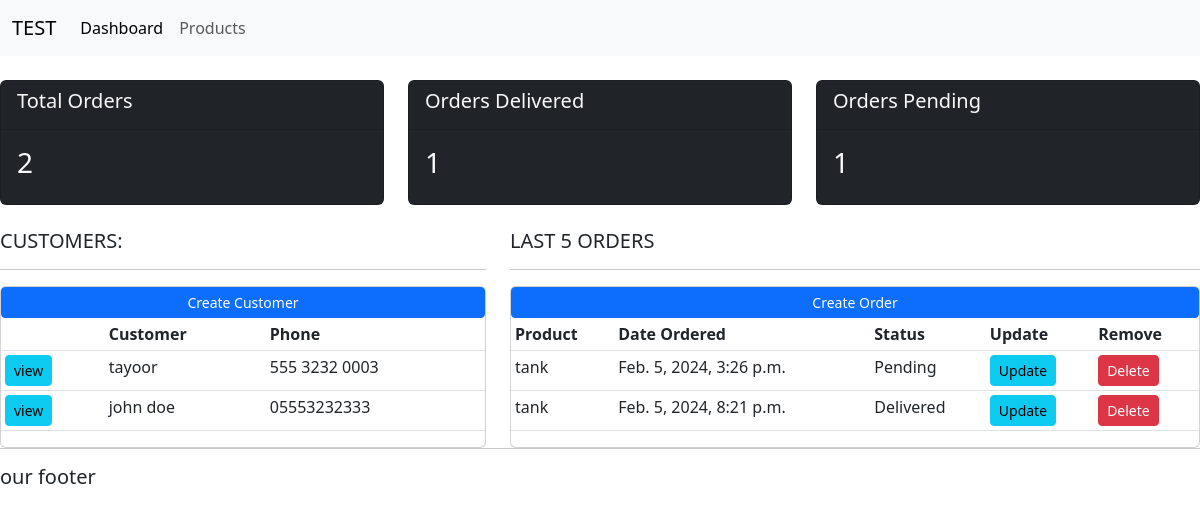
The app's page /, older data.
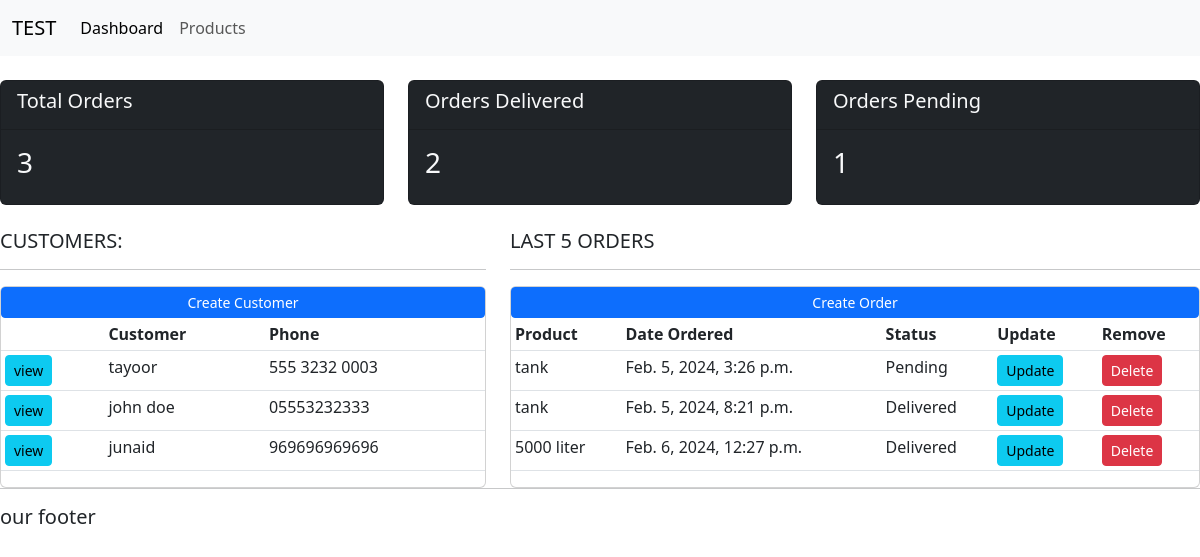
The same page, newer data.
### accounts/models.py (models this page shows, shortened)
class Customer(models.Model):
    name = models.CharField(max_length=200, null=True)
    phone = models.CharField(max_length=200, null=True)
    email = models.CharField(max_length=200, null=True)
    date_created = models.DateTimeField(auto_now_add=True, null=True)

class Order(models.Model):
    STATUS = (
        ('Pending', 'Pending'),
        ('Out for delivery', 'Out for delivery'),
        ('Delivered', 'Delivered')
    )
    customer = models.ForeignKey(Customer, null=True, on_delete= models.SET_NULL)
    product = models.ForeignKey(Product, null=True, on_delete= models.SET_NULL)
    date_created = models.DateTimeField(auto_now_add= True, null= True)
    status = models.CharField(max_length= 200 , null= True , choices= STATUS)
    tags = models.ManyToManyField(Tag)

class Product(models.Model):
    CATEGORY = (
        ('Indoor', ' Indoor'),
        ('Out Door', 'Out Door'),
    )
    name = models.CharField(max_length=200 , null= True)
    price = models.FloatField(null= True)
    category = models.CharField(max_length=200 , null= True , choices= CATEGORY)
    discription = models.CharField(max_length=200 , null= True , blank= True)
    date_created = models.DateTimeField(auto_now_add= True , null= True)
    tags = models.ManyToManyField(Tag)
    def __str__(self):
        return self.name

### accounts/views.py (the view)
# urls.py: path('', views.home, name="home"),  # homepage view function
def home(request):
    orders =  Order.objects.all()
    customers = Customer.objects.all()
    total_customers = customers.count()
    total_orders = orders.count()
    delivered = orders.filter(status ='Delivered').count()
    pending = orders.filter(status ='Pending').count()
    context = {'orders': orders,'customers': customers , 'total_orders': total_orders ,
               'delivered':delivered , 'pending':pending }
    return render(request, 'accounts/dashboard.html', context)

### accounts/templates/accounts/dashboard.html
{% extends 'accounts/main.html' %}
{% block content %}
{%  include 'accounts/status.html' %}
<br>
<div class="row">
    <div class="col-md-5">
        <h5>CUSTOMERS:</h5>
        <hr>
        <div class="card card body">
            <a class="btn btn-primary btn-sm btn-block" href="">Create Customer
            </a>
            <table class="table table-sm">
                <tr>
                    <th></th>
                    <th>Customer</th>
                    <th>Phone</th>
                </tr>
                {% for customer in customers %}
                <tr>
                    <td><a class="btn btn-sm btn-info" href="{% url 'customer' customer.id %}">view</a></td>
                    <td> {{customer.name}} </td>
                    <td>{{customer.phone}}</td>
                </tr>
                {% endfor %}
            </table>
        </div>
    </div>
    <div class="col-md-7">
        <h5>LAST 5 ORDERS</h5>
        <hr>
        <div class="card card body">
            <a class="btn btn-primary btn-sm btn-block" href="{% url 'create_order' %}">Create Order
            </a>
            <table class="table table-sm">
                <tr>
                    <th>Product</th>
                    <th>Date Ordered</th>
                    <th>Status</th>
                    <th>Update</th>
                    <th>Remove</th>
                </tr>
                {% for order in orders %}
                <tr>
                    <td> {{order.product}} </td>
                    <td>{{order.date_created}}</td>
                    <td>{{order.status}}</td>
                    <td> <a class="btn btn-sm btn-info" href="{% url 'update_order' order.id %}">Update</a></td>
                    <td> <a class="btn btn-sm btn-danger" href="{% url 'delete_order' order.id %}">Delete</a></td>
                </tr>
                {% endfor %}
            </table>
        </div>
</div>
    {% endblock %}

Row changes from the older to the newer data that the page shows:
added Customer: name "junaid", phone "969696969696"
added Order: product "5000 liter", date_created "Feb. 6, 2024, 12:27 p.m.", status "Delivered"
Text that changed along with them:
{{ total_orders }}: "2" → "3"
{{ delivered }}: "1" → "2"
